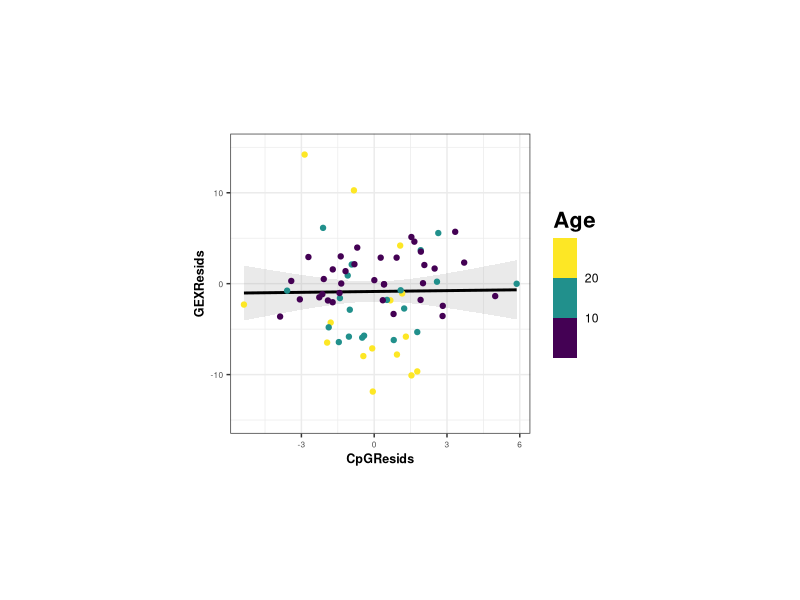
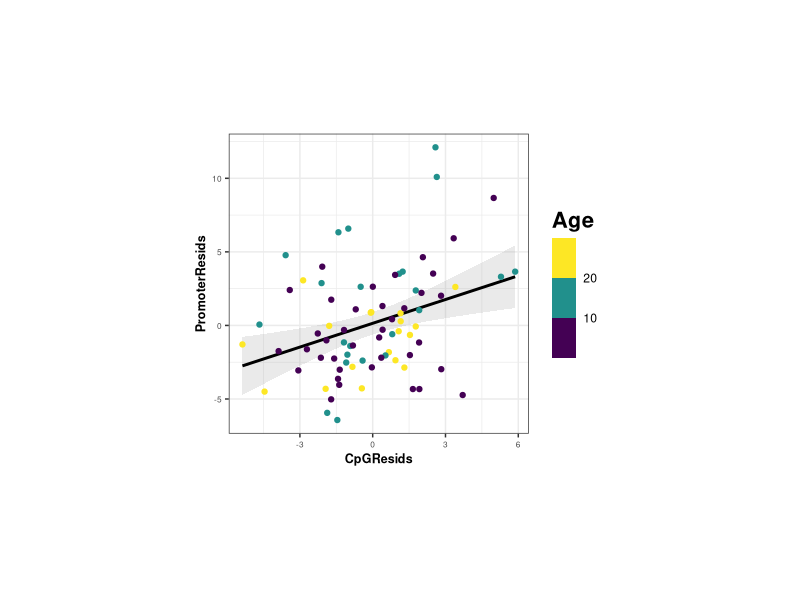
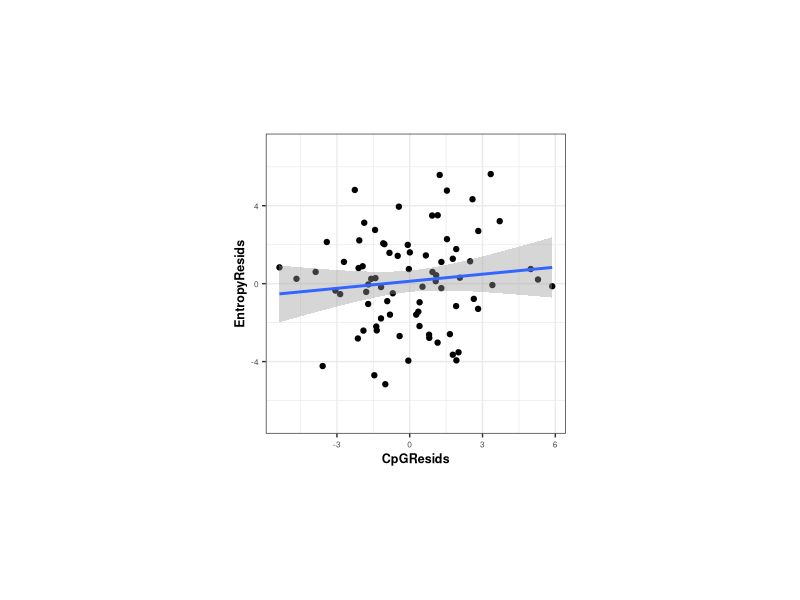
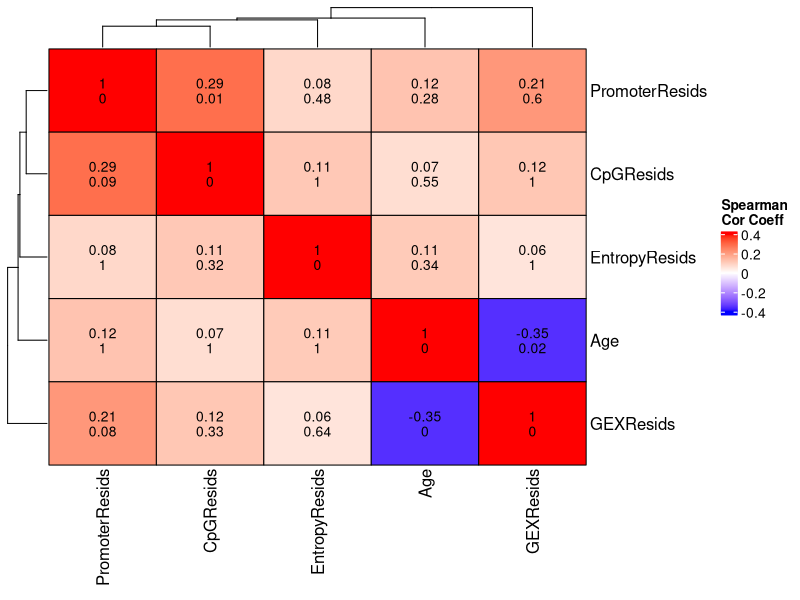
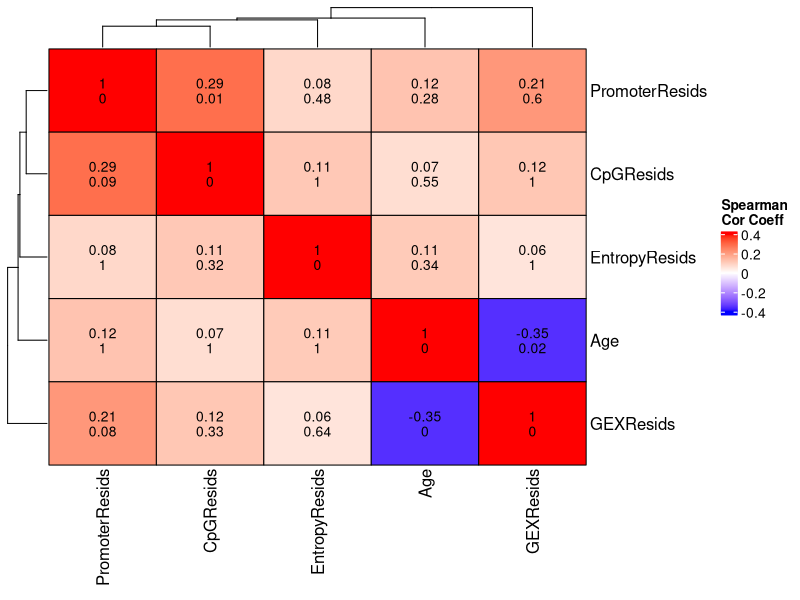
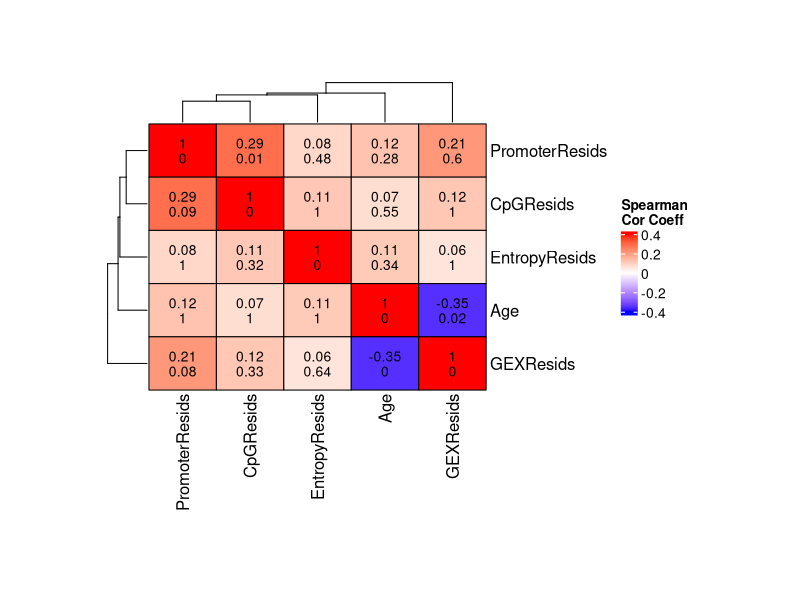
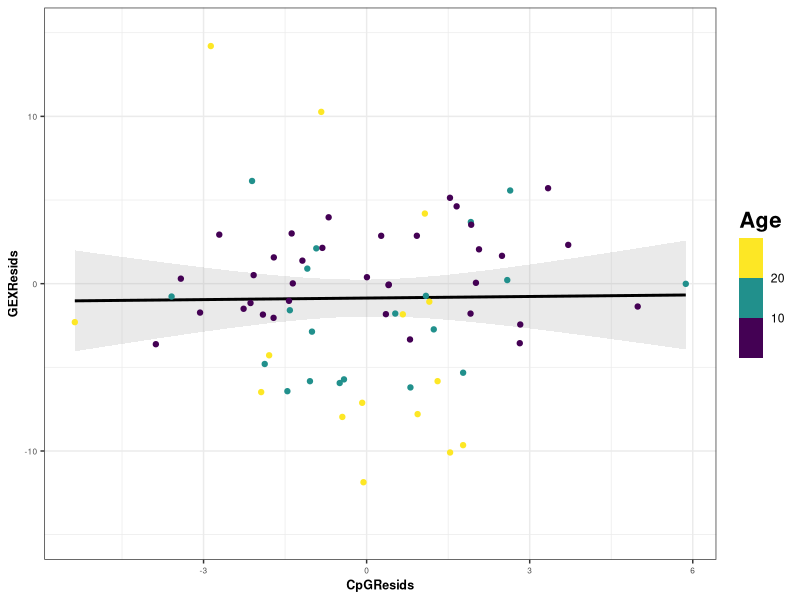
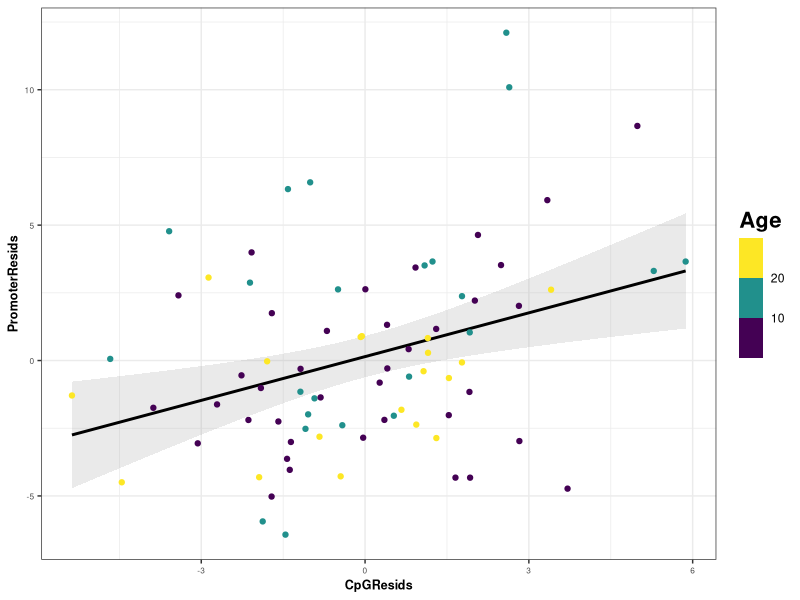

The R source for these figures, in order:
library(tidyverse)
library(ggpubr)
library(data.table)
library(splines)
library(grid)
library(egg)

setwd(".")


theme_set(theme_bw() + 
            theme(legend.title = element_text(size=16,face="bold"),
                  axis.text=element_text(size=6),
                  axis.title=element_text(size=9,face="bold"),
                  strip.text = element_text(size=9,face="bold"),
                  panel.border = element_rect(fill = NA)))



DNAm_res <- read.csv("./Clocks/AgeTrans_LOOCV_res.csv", 
                      header = TRUE)


DNAm.test.lm <- lm(DNAmAge ~ Age + Gonad_sex, data = DNAm_res)
summary(DNAm.test.lm)

DNAm_res$resids <- DNAm.test.lm$residuals



entropy_res <- read.csv("./Clocks/EntropyClock_LOOCV_res.csv", 
                      header = TRUE)


entropy.test.lm <- lm(EntropyAge ~ Age + Gonad_sex, data = entropy_res)
summary(entropy.test.lm)

entropy_res$resids <- entropy.test.lm$residuals


promoter_res <- read.csv("./Clocks/PromClock_LOOCV_res.csv", 
                      header = TRUE)[-96,]

prom.test.lm <- lm(Predicted_age ~ Age + Gonad_sex, data = promoter_res)
summary(prom.test.lm)

promoter_res$resids <- prom.test.lm$residuals

promoter_res <- promoter_res[match(DNAm_res$ID, promoter_res$ID),]



gex_res <- readxl::read_excel("./Clocks/LOOCV_Performance.xlsx")

gex.test.lm <- lm(Predicted_age ~ age + sex, data = gex_res)
summary(gex.test.lm)

gex_res$resids <- gex.test.lm$residuals

gex_res$ID <- str_remove_all(gex_res$ID, "\\.bam") %>% str_replace_all("ID", "X")

gex_res <- gex_res[match(DNAm_res$ID, gex_res$ID),]


total <- data.frame(DNAm_res[,-c(16:21)], 
                    "CpGAge" = DNAm_res$DNAmAge, "CpGResids" = DNAm_res$resids,
                    "EntropyAge" = entropy_res$EntropyAge, "EntropyResids" = entropy_res$resids,
                    "PromoterAge" = promoter_res$Predicted_age, "PromoterResids" = promoter_res$resids,
                    "GEXAge" = gex_res$Predicted_age, "GEXResids" = gex_res$resids)

gex_dnam_resids <- ggplot(total, aes(x = CpGResids, y = GEXResids, color = Age)) + 
  geom_smooth(aes(group = 1), method = "lm", alpha = 0.2, color = "black") + 
  geom_point() + scale_color_viridis_b() + ylim(-15, 15)

grid.newpage()
grid.draw(set_panel_size(gex_dnam_resids, 
                         width  = unit(3, "in"), 
                         height = unit(3, "in")))


ggsave("./Figures/2C.svg",
       plot = gex_dnam_resids, device = "svg", width = 3, height = 2.5, units = "in")


prom_dnam_resids <- ggplot(total, aes(x = CpGResids, y = PromoterResids, color = Age)) + 
  geom_smooth(aes(group = 1), method = "lm", alpha = 0.2, color = "black") + 
  geom_point() + scale_color_viridis_b()#+ ylim(-15, 15)

grid.newpage()
grid.draw(set_panel_size(prom_dnam_resids, 
                         width  = unit(3, "in"), 
                         height = unit(3, "in")))


ggsave("./Figures/2B.svg",
       plot = prom_dnam_resids, device = "svg", width = 3, height = 2.5, units = "in")

entropy_dnam_resids <- ggplot(total, aes(x = CpGResids, y = EntropyResids)) + 
  geom_point() + geom_smooth(method = "lm") + ylim(-7, 7)

grid.newpage()
grid.draw(set_panel_size(entropy_dnam_resids, 
                         width  = unit(3, "in"), 
                         height = unit(3, "in")))


library(ComplexHeatmap)

#col_fun = circlize::colorRamp2(c(0, 0.4, 1), c("red", "white", "black"))
#
#Heatmap(cor(total[,c(4, 17, 19, 21, 23)], method = "spearman", use = "pairwise"), 
#        name = "Spearman Cor \nSignificance", col = col_fun, rect_gp = gpar(col = "black"),
#        cell_fun = function(j, i, x, y, width, height, fill) {
#          grid.text(matrix(round(psych::corr.test(total[,c(4, 17, 19, 21, 23)], 
#                                 method = "spearman", use = "pairwise", adjust = "none")$p, 3),
#                           nrow = 5)[i, j], x, y, gp = gpar(fontsize = 10))})

col_fun = circlize::colorRamp2(c(-.4, 0, .4), c("blue", "white", "red"))

cor <- psych::corr.test(total[,c(5, 17, 19, 21, 23)], 
                        method = "spearman", use = "pairwise")

cor_mat <- paste(round(cor$r, 2), round(cor$p, 2), sep = "\n")
cor_mat

Heatmap(cor(total[,c(5, 17, 19, 21, 23)], method = "spearman", use = "pairwise"), 
        name = "Spearman \nCor Coeff", col = col_fun, rect_gp = gpar(col = "black"),
        cell_fun = function(j, i, x, y, width, height, fill) {
          grid.text(matrix(cor_mat,
                           nrow = 5)[i, j], x, y, gp = gpar(fontsize = 10))})


heat.1 <- grid.grab()

## draw it, changes optional
heat.1.new <- editGrob(heat.1, vp = viewport(width = unit(6, "in"), 
                                             height = unit(4.5, "in")))
grid.newpage()
grid.draw(heat.1.new)

ggsave("./Figures/2A.svg",
       plot = heat.1.new, device = "svg", width = 6, height = 4.5, units = "in")




## Calculate CI for correlation relationship using Fisher transformation

rho <- cor.test(total$GEXResids, total$PromoterResids, method = "spearman")$estimate
n <- length(total$GEXResids)
delta <- 1.96 / sqrt(n - 3)

#Lower
tanh(atanh(rho) - delta) # -0.01
tanh(atanh(rho) + delta) # 0.41

## More conservative estimate

spearman_CI <- function(x, y, alpha = 0.05){
  rs <- cor(x, y, method = "spearman", use = "complete.obs")
  n <- sum(complete.cases(x, y))
  sort(tanh(atanh(rs) + c(-1,1)*sqrt((1+rs^2/2)/(n-3))*qnorm(p = alpha/2)))
}


spearman_CI(total$GEXResids, total$PromoterResids)
